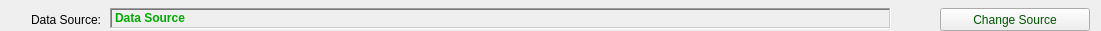
   <widget class="QFrame" name="frm_data_src">
    <property name="geometry">
     <rect>
      <x>10</x>
      <y>10</y>
      <width>1101</width>
      <height>31</height>
     </rect>
    </property>
    <property name="frameShape">
     <enum>QFrame::NoFrame</enum>
    </property>
    <property name="frameShadow">
     <enum>QFrame::Plain</enum>
    </property>
    <widget class="QLabel" name="lbl_data_src_mark">
     <property name="geometry">
      <rect>
       <x>10</x>
       <y>10</y>
       <width>91</width>
       <height>21</height>
      </rect>
     </property>
     <property name="font">
      <font>
       <pointsize>9</pointsize>
      </font>
     </property>
     <property name="text">
      <string>Data Source:</string>
     </property>
     <property name="alignment">
      <set>Qt::AlignRight|Qt::AlignTrailing|Qt::AlignVCenter</set>
     </property>
     <property name="textInteractionFlags">
      <set>Qt::LinksAccessibleByMouse|Qt::TextSelectableByMouse</set>
     </property>
    </widget>
    <widget class="QLabel" name="lbl_data_src">
     <property name="geometry">
      <rect>
       <x>110</x>
       <y>8</y>
       <width>781</width>
       <height>21</height>
      </rect>
     </property>
     <property name="font">
      <font>
       <pointsize>9</pointsize>
       <weight>75</weight>
       <bold>true</bold>
      </font>
     </property>
     <property name="styleSheet">
      <string notr="true">color: rgb(0, 170, 0);</string>
     </property>
     <property name="frameShape">
      <enum>QFrame::WinPanel</enum>
     </property>
     <property name="frameShadow">
      <enum>QFrame::Sunken</enum>
     </property>
     <property name="text">
      <string>Data Source</string>
     </property>
     <property name="textInteractionFlags">
      <set>Qt::LinksAccessibleByMouse|Qt::TextSelectableByMouse</set>
     </property>
    </widget>
    <widget class="QPushButton" name="btn_change_source">
     <property name="geometry">
      <rect>
       <x>940</x>
       <y>8</y>
       <width>150</width>
       <height>23</height>
      </rect>
     </property>
     <property name="styleSheet">
      <string notr="true">QPushButton {color: rgb(0, 85, 0);}
QPushButton:disabled { color: rgb(130, 130, 130);}
QPushButton:hover {color: rgb(255, 255, 0); background-color: qlineargradient(spread:pad, x1:0, y1:0.00568182, x2:0.98, y2:0.982955, stop:0 rgb(38, 19, 255), stop:1 rgb(150, 207, 207));}
</string>
     </property>
     <property name="text">
      <string>Change Source</string>
     </property>
    </widget>
   </widget>
